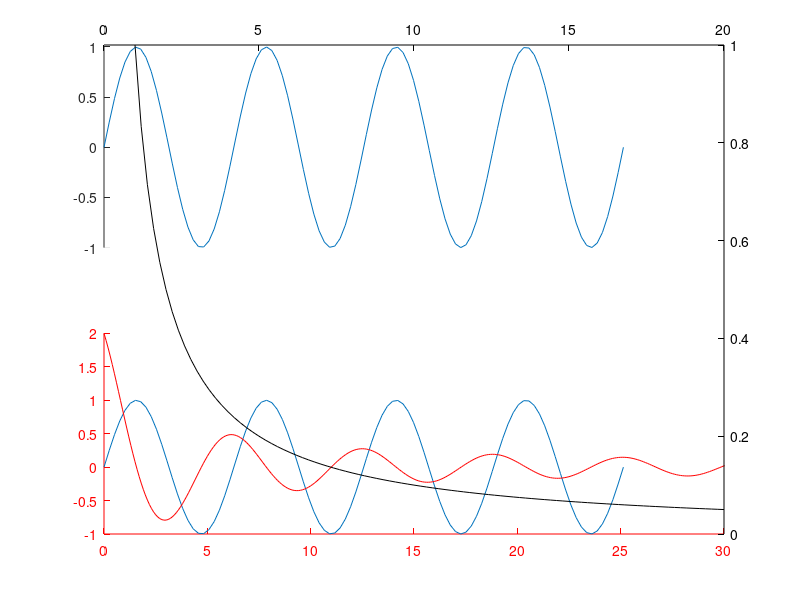

Here is the MATLAB script that generated this plot: (Note: this script raises an error after producing the figure.)
%---------------------------------------------
% Example of how to turn off the X-axis in the
% top subplot.
% Define some data
x = linspace(0,8*pi,100);
y1 = sin(x);
y2 = cos(x);
% Create the plots
ax(1) = subplot(211);
plot(x,y1)
ax(2) = subplot(212);
plot(x,y1)
% Set the X-axis tick locations and limits of
% each plot to the same values
set(ax,'XTick',get(ax(1),'XTick'), ...
     'XLim',get(ax(1),'XLim'))
% Turn off the X-tick labels in the top axes
set(ax(1),'XTickLabel','')
% Set the color of the X-axis in the top axes
% to the axes background color
set(ax(1),'XColor',get(gca,'Color'))
% Turn off the box so that only the left 
% vertical axis and bottom axis are drawn
set(ax,'box','off')
%---------------------------------------------

x1 = [0:.1:40];
y1 = 4.*cos(x1)./(x1+2);
x2 = [1:.2:20];
y2 = x2.^2./x2.^3;
hl1 = line(x1,y1,'Color','r');
ax1 = gca;
set(ax1,'XColor','r','YColor','r')
ax2 = axes('XAxisLocation','top',...
         'YAxisLocation','right',...
         'Color','none',...
         'XColor','k','YColor','k');
hl2 = line(x2,y2,'Color','k','Parent',ax2);





hXLbl=xlabel('XLabel','Position',[Xlb Ylb],'VerticalAlignment','top','HorizontalAlignment','center'); 








